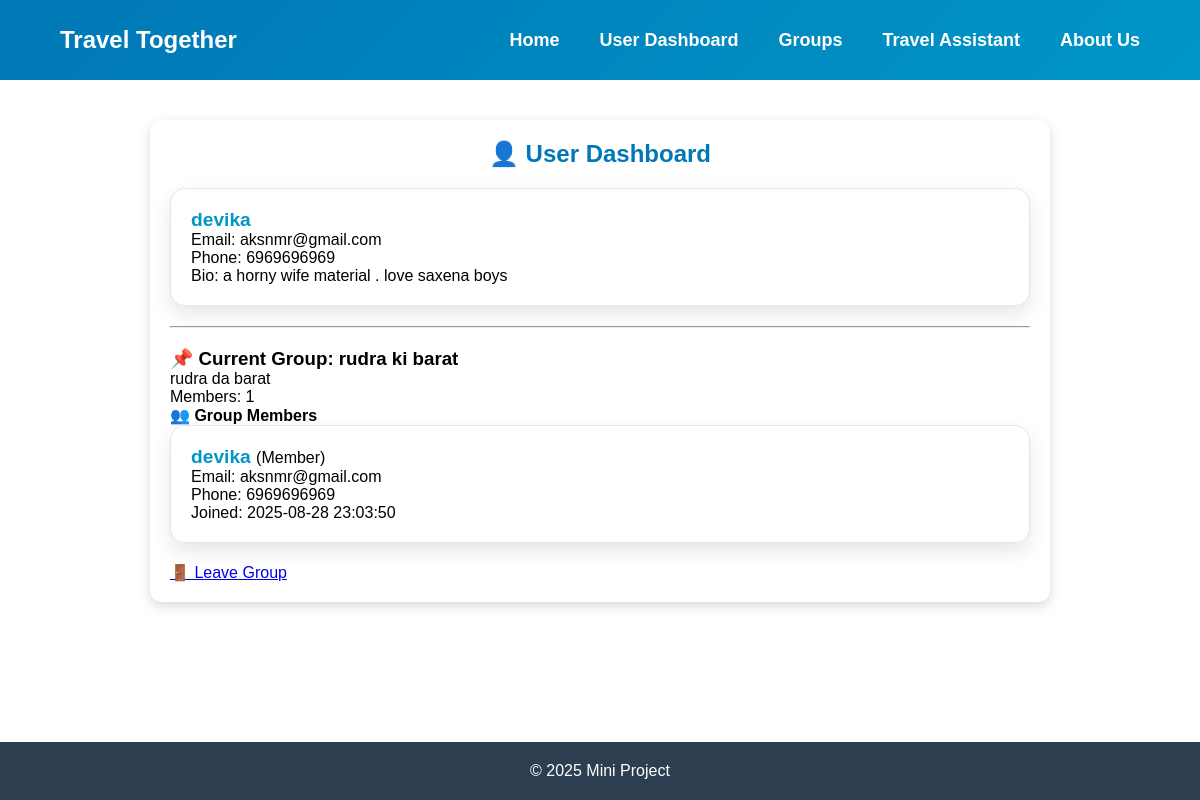
/user (signed in), run on the app's committed database.
### tables this page shows
CREATE TABLE Users (
        userid TEXT PRIMARY KEY,
        username TEXT UNIQUE NOT NULL,
        password TEXT NOT NULL,
        email TEXT UNIQUE NOT NULL,
        phone_no TEXT UNIQUE,
        gender TEXT CHECK(gender IN ('Male', 'Female', 'Other')),
        marital_status TEXT CHECK(marital_status IN ('Single', 'Married', 'Divorced', 'Widowed')),
        profile_picture TEXT,
        bio TEXT,
        current_group_id TEXT,
        created_at TEXT DEFAULT CURRENT_TIMESTAMP,
        FOREIGN KEY (current_group_id) REFERENCES Groups (group_id) ON DELETE SET NULL
    );

CREATE TABLE Groups (
        group_id TEXT PRIMARY KEY,
        group_name TEXT NOT NULL,
        group_description TEXT,
        group_type TEXT NOT NULL CHECK(group_type IN ('Public', 'Private')),
        owner_id TEXT NOT NULL,
        member_count INTEGER DEFAULT 1,
        member_list TEXT,
        created_at TEXT DEFAULT CURRENT_TIMESTAMP,
        FOREIGN KEY (owner_id) REFERENCES Users (userid) ON DELETE CASCADE
    );

CREATE TABLE GroupMembers (
        member_id TEXT PRIMARY KEY,
        group_id TEXT NOT NULL,
        user_id TEXT NOT NULL,
        username TEXT NOT NULL,
        joined_at TEXT DEFAULT CURRENT_TIMESTAMP,
        role TEXT DEFAULT 'Member' CHECK(role IN ('Owner', 'Admin', 'Member')),
        FOREIGN KEY (group_id) REFERENCES Groups (group_id) ON DELETE CASCADE,
        FOREIGN KEY (user_id) REFERENCES Users (userid) ON DELETE CASCADE,
        UNIQUE(group_id, user_id)
    );

### app.py (the view)
@app.route('/user')
def user():
    username = session.get("username")
    if not username:
        flash("⚠️ You must be logged in to view your dashboard.")
        return redirect("/auth")
    conn = database.get_db_connection()
    cursor = conn.cursor()
    cursor.execute("SELECT * FROM Users WHERE username=?", (username,))
    user_data = cursor.fetchone()
    group_data = None
    members = []
    if user_data and user_data['current_group_id']:
        group_data = database.get_user_group(user_data['userid'])
        if group_data:
            members = database.get_group_members(group_data['group_id'])
    conn.close()
    return render_template("user.html", user=user_data, group=group_data, members=members)

### database.py (called while the page is built)
def get_db_connection():
    conn = sqlite3.connect('travel_together.db')
    conn.row_factory = sqlite3.Row
    conn.execute("PRAGMA foreign_keys = ON;")
    return conn

def get_group_members(group_id):
    conn = get_db_connection()
    try:
        cursor = conn.cursor()
        cursor.execute("""
            SELECT gm.user_id, gm.username, gm.role, gm.joined_at,
                   u.email, u.phone_no
            FROM GroupMembers gm
            JOIN Users u ON gm.user_id = u.userid
            WHERE gm.group_id = ?
            ORDER BY gm.role DESC, gm.joined_at ASC
        """, (group_id,))
        return cursor.fetchall()
    except sqlite3.Error as e:
        print(f"ERROR: Could not get group members. {e}")
        return []
    finally:
        conn.close()

def get_user_group(user_id):
    conn = get_db_connection()
    try:
        cursor = conn.cursor()
        cursor.execute("""
            SELECT g.group_id, g.group_name, g.group_type, g.group_description,
                   g.member_count, g.member_list
            FROM Users u
            JOIN Groups g ON u.current_group_id = g.group_id
            WHERE u.userid = ?
        """, (user_id,))
        return cursor.fetchone()
    except sqlite3.Error as e:
        print(f"ERROR: Could not get user group. {e}")
        return None
    finally:
        conn.close()

### templates/user.html (shortened to what this page needs)
<!DOCTYPE html>
<html lang="en">
<head>
    <link rel="stylesheet" href="/static/style.css">
</head>
<body>
    <header class="navbar">
        <div class="logo">
            <p>Travel Together</p>
        </div>
        <nav class="nav-links">
            <a href="/home">Home</a>
            <a href="/user" class="active">User Dashboard</a>
            <a href="/groups">Groups</a>
            <a href="/travel">Travel Assistant</a>
            <a href="/about">About Us</a>
        </nav>
    </header>
    <main>
        <div class="groups-container">
            <h2>👤 User Dashboard</h2>
            <div class="group-item">
                <strong>{{ user['username'] }}</strong><br>
                <span>Email: {{ user['email'] }}</span><br>
                {% if user['phone_no'] %}<span>Phone: {{ user['phone_no'] }}</span><br>{% endif %}
                {% if user['bio'] %}<p>Bio: {{ user['bio'] }}</p>{% endif %}
            </div>
            <hr style="margin:20px 0;">
            {% if group %}
                <h3>📌 Current Group: {{ group['group_name'] }}</h3>
                <p>{{ group['group_description'] or "No description" }}</p>
                <p>Members: {{ group['member_count'] }}</p>
                <h4>👥 Group Members</h4>
                <ul class="group-list">
                    {% for member in members %}
                        <li class="group-item">
                            <strong>{{ member['username'] }}</strong>
                            <span>({{ member['role'] }})</span><br>
                            <span>Email: {{ member['email'] }}</span><br>
                            {% if member['phone_no'] %}<span>Phone: {{ member['phone_no'] }}</span><br>{% endif %}
                            <span>Joined: {{ member['joined_at'] }}</span>
                        </li>
                    {% endfor %}
                </ul>
                <div style="margin-top:20px;">
                    <a href="/groups/leave">🚪 Leave Group</a>
                </div>
            {% else %}
                <p>You are not currently in a group.</p>
                <a href="/groups">👉 Join or create a group</a>
            {% endif %}
        </div>
    </main>
    <footer>
        <div class="main-contain">
            <p>&copy; 2025 Mini Project</p>
        </div>
    </footer>
</body>
</html>

### static/style.css (style rules this page uses)
* { margin: 0; padding: 0; box-sizing: border-box; font-family: Arial, Helvetica, sans-serif; }
body { display: flex; flex-direction: column; min-height: 100vh; }
main { flex-grow: 1; position: relative; }
.navbar { display: flex; justify-content: space-between; align-items: center; width: 100%; padding: 0 5%; height: 80px; background: linear-gradient(135deg, #0077b6, #0096c7); color: white; position: relative; }
.logo { font-size: 24px; font-weight: bold; }
.nav-links { display: flex; gap: 40px; }
.nav-links a { color: white; text-decoration: none; font-size: 18px; font-weight: 600; padding: 5px 0; transition: text-shadow 0.3s, color 0.3s; }
footer { background-color: #2c3e50; color: white; text-align: center; padding: 20px; }
.groups-container { width: 80%; max-width: 900px; margin: 40px auto; padding: 20px; background: #fff; border-radius: 12px; box-shadow: 0px 4px 12px rgba(0,0,0,0.15); }
.groups-container h2 { margin-bottom: 20px; color: #0077b6; text-align: center; }
.group-list { list-style: none; padding: 0; display: grid; gap: 20px; }
.group-item { background: #f9f9f9; padding: 15px 20px; border-radius: 10px; border: 1px solid #e1e1e1; transition: transform 0.2s, box-shadow 0.2s; }
.group-item strong { font-size: 1.2rem; color: #0096c7; }
.group-item { background: rgba(255, 255, 255, 0.9); backdrop-filter: blur(10px); padding: 20px; border-radius: 15px; border: 1px solid rgba(0,0,0,0.1); box-shadow: 0 8px 20px rgba(0,0,0,0.1); transition: transform 0.3s ease, box-shadow 0.3s ease; }

### data on the page
Users: username "devika", email "aksnmr@gmail.com", phone_no "6969696969", bio "a horny wife material . love saxena boys"
Groups: group_name "rudra ki barat", group_description "rudra da barat", member_count "1"
GroupMembers: username "devika", role "Member", email "aksnmr@gmail.com", phone_no "6969696969", joined_at "2025-08-28 23:03:50"
